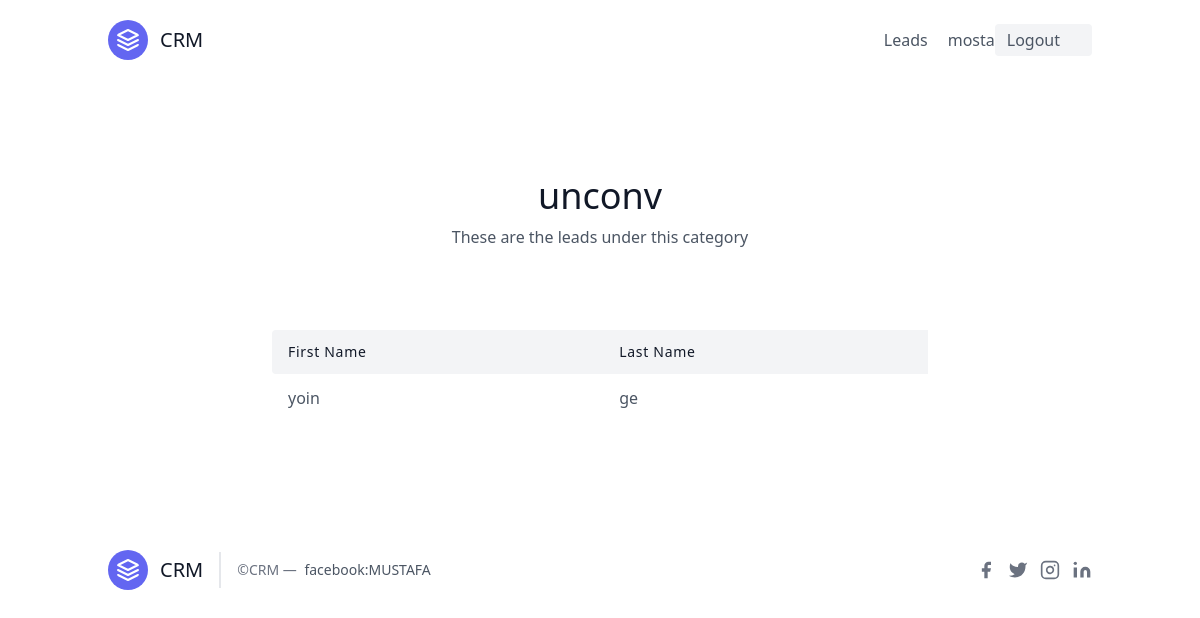
/leads/categories/3/ (signed in), run on the app's committed database.
### leads/models.py (models this page shows, shortened)
class User(AbstractUser):
    is_oraganisor = models.BooleanField(default=True)
    is_agent = models.BooleanField(default=False)

class Category(models.Model):
    name=models.CharField(max_length=30) #new ,contacted ,converted,unconv
    oraganisation = models.ForeignKey(UserProfile,on_delete=models.CASCADE)

class Lead(models.Model):
    source_choices =(
        ('YouTube','YouTube'),
        ('Google', 'Google'),
        ('Newsletter', 'Newsletter'),
    )
    first_name = models.CharField(max_length=20)
    last_name = models.CharField(max_length=20)
    age = models.IntegerField(default=0)
    data_added=models.DateTimeField(auto_now_add=True)
    agent = models.ForeignKey("Agent",null=True,blank=True,on_delete=models.SET_NULL)
    oraganisation = models.ForeignKey(UserProfile,on_delete=models.CASCADE)
    phoned = models.BooleanField(default =False)
    source = models.CharField(choices=source_choices ,max_length=100)
    profile_picture=models.ImageField(upload_to='profile_pics',blank=True ,null=True)
    special_files = models.FileField(blank=True ,null=True)
    category = models.ForeignKey("Category",related_name="leads" , null=True,blank = True,on_delete=models.SET_NULL)

### leads/views.py (the view)
# urls.py: path("categories/<int:pk>/",CategoryDetailView.as_view(),name="category_detail"),
class CategoryDetailView(LoginRequiredMixin,DetailView):
    template_name="category_detail.html"
    context_object_name="category"
    '''
    def get_context_data(self, **kwargs):

        user=self.request.user

        context= super(CategoryDetailView,self).get_context_data(**kwargs)
        leads=self.get_object().leads.all()
        context.update({
             "leads":leads
        })
        return context
     '''
    def get_queryset(self) :
        user=self.request.user
        if user.is_oraganisor:
            queryset = Category.objects.filter(oraganisation=user.userprofile )
        else:
            queryset = Category.objects.filter(oraganisation=user.agent.oraganisation)
        return queryset

### leads/templates/category_detail.html (shortened to what this page needs)
{% extends "base.html" %}
{% block content %}
  <section class="text-gray-600 body-font">
  <div class="container px-5 py-24 mx-auto">
    <div class="flex flex-col text-center w-full mb-20">
      <h1 class="sm:text-4xl text-3xl font-medium title-font mb-2 text-gray-900">{{category.name}}</h1>
      <p class="lg:w-2/3 mx-auto leading-relaxed text-base">These are the leads under this category</p>
    </div>
    <div class="lg:w-2/3 w-full mx-auto overflow-auto">
      <table class="table-auto w-full text-left whitespace-no-wrap">
        <thead>
          <tr>
            <th class="px-4 py-3 title-font tracking-wider font-medium text-gray-900 text-sm bg-gray-100 rounded-tl rounded-bl">First Name</th>
            <th class="px-4 py-3 title-font tracking-wider font-medium text-gray-900 text-sm bg-gray-100">Last Name</th>
          </tr>
        </thead>
        <tbody>
         {% for lead in category.leads.all %}
          <tr>
            <td class="px-4 py-3">
                <a class="hover:text-blue-600" href="{% url 'leads:lead_detail' lead.pk %}">{{lead.first_name}}</a></td>
            <td class="px-4 py-3">{{lead.last_name}}</td>
          </tr>
          {% endfor %}
        </tbody>
      </table>
</section>
{% endblock content %}

### templates/navbar.html (shortened to what this page needs)
<header class="text-gray-600 body-font">
  <div class="container mx-auto flex flex-wrap p-5 flex-col md:flex-row items-center">
    <a class="flex title-font font-medium items-center text-gray-900 mb-4 md:mb-0">
      <svg xmlns="http://www.w3.org/2000/svg" fill="none" stroke="currentColor" stroke-linecap="round" stroke-linejoin="round" stroke-width="2" class="w-10 h-10 text-white p-2 bg-indigo-500 rounded-full" viewBox="0 0 24 24">
        <path d="M12 2L2 7l10 5 10-5-10-5zM2 17l10 5 10-5M2 12l10 5 10-5"></path>
      </svg>
      <span class="ml-3 text-xl">CRM</span>
    </a>
    <nav class="md:ml-auto flex flex-wrap items-center text-base justify-center">
      <a href="{% url 'leads:lead' %}" class="mr-5 hover:text-gray-900">Leads</a>
    </nav>
    {% if request.user.is_authenticated %}
    {{request.user.username}}
    <a href="{% url 'logout' %}"> <button class="inline-flex items-center bg-gray-100 border-0 py-1 px-3 focus:outline-none hover:bg-gray-200 rounded text-base mt-4 md:mt-0">Logout
      <svg fill="none" stroke="currentColor" stroke-linecap="round" stroke-linejoin="round" stroke-width="2" class="w-4 h-4 ml-1" viewBox="0 0 24 24">
       </svg>
    </button>
    </a>
    {% endif %}
  </div>
</header>

### data on the page
User: user.username "mosta"
Category: name "unconv"
Lead: first_name "yoin", last_name "ge"
